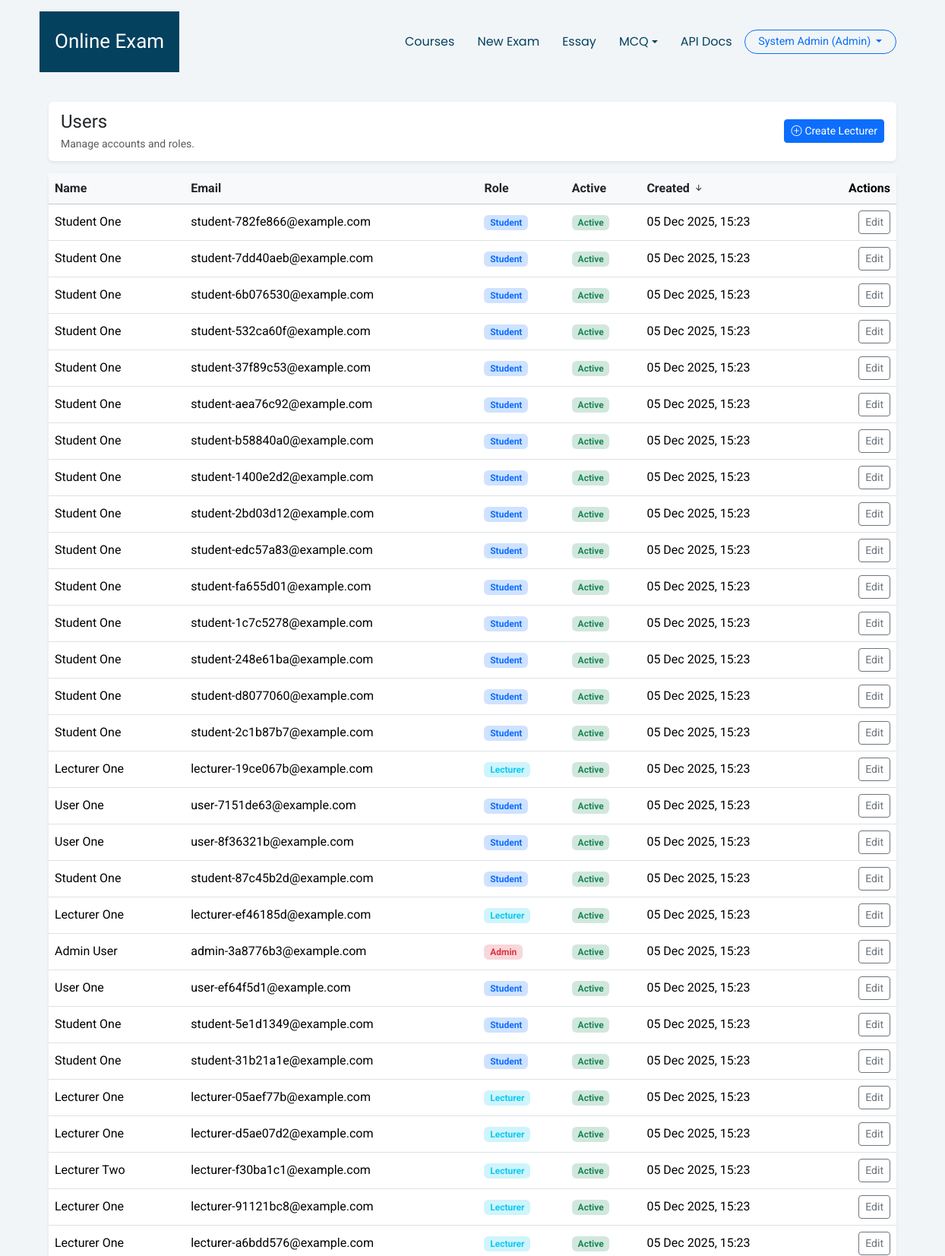
The app's page /admin/users (signed in, upper part) with its own data.
### app/models.py (models this page shows)
class User(SQLModel, table=True):
    __table_args__ = (UniqueConstraint("email", name="uq_user_email"),)
    id: Optional[int] = Field(default=None, primary_key=True)
    name: str
    email: str  # must be unique
    password_hash: str
    role: str = Field(default="student")  # "admin", "lecturer", "student"
    student_id: Optional[int] = Field(default=None, foreign_key="student.id")
    is_active: bool = Field(default=True)
    created_at: datetime = Field(default_factory=datetime.utcnow)
    title: Optional[str] = None  # Dr., Prof., Assoc. Prof., Mr., Ms., Mrs., Ir., Ts.
    staff_id: Optional[str] = None  # Unique staff/employee ID (for lecturers)
    phone: Optional[str] = None  # Contact number
    last_login: Optional[datetime] = None  # Updated after login
    status: str = Field(default="active")  # active, suspended

### app/routers/admin.py (the view)
@router.get("/users")
def list_users(
    request: Request,
    sort: Optional[str] = Query("created"),
    direction: Optional[str] = Query("desc"),
    session: Session = Depends(get_session),
    current_user: User = Depends(require_role(["admin"])),
):
    users = session.exec(select(User)).all()
    key_map = {
        "name": lambda u: u.name or "",
        "email": lambda u: u.email or "",
        "role": lambda u: u.role or "",
        "active": lambda u: (1 if u.is_active else 0, u.name or ""),
        "created": lambda u: u.created_at,
    }
    sort_key = key_map.get(sort or "created", key_map["created"])
    is_desc = (direction or "desc").lower() == "desc"
    users_sorted = sorted(users, key=sort_key, reverse=is_desc)
    context = {
        "request": request,
        "users": users_sorted,
        "sort": sort,
        "direction": "desc" if is_desc else "asc",
        "has_sort": (
            sort not in (None, "", "created") or (direction or "desc").lower() != "desc"
        ),
        "current_user": current_user,
    }
    return templates.TemplateResponse("admin/user_list.html", context)

### app/templates/admin/user_list.html (shortened to what this page needs)
{% extends "base.html" %}
{% block content %}
<div class="container py-4">
  <div class="card border-0 shadow-sm mb-3">
    <div class="card-body d-flex justify-content-between align-items-center flex-wrap gap-3" style="padding-top: 0.75rem; padding-bottom: 0.75rem;">
      <div>
        <h1 class="h4 mb-1">Users</h1>
        <p class="text-muted mb-0 small">Manage accounts and roles.</p>
      </div>
      <div class="d-flex gap-2 flex-wrap justify-content-end">
        <a href="/admin/users/new-lecturer" class="btn btn-primary btn-sm">
          <i class="bi bi-plus-circle me-1"></i>Create Lecturer
        </a>
      </div>
    </div>
  </div>
  <div class="card border-0 shadow-sm">
    <div class="card-body p-0">
      <div class="table-responsive">
        <table class="table align-middle mb-0">
          <thead class="table-light">
            <tr>
              <th scope="col">
                <a href="?sort=name&direction={% if sort == 'name' and direction == 'asc' %}desc{% else %}asc{% endif %}"
                   class="text-decoration-none text-dark">
                  Name
                </a>
              </th>
              <th scope="col">
                <a href="?sort=email&direction={% if sort == 'email' and direction == 'asc' %}desc{% else %}asc{% endif %}"
                   class="text-decoration-none text-dark">
                  Email
                </a>
              </th>
              <th scope="col">
                <a href="?sort=role&direction={% if sort == 'role' and direction == 'asc' %}desc{% else %}asc{% endif %}"
                   class="text-decoration-none text-dark">
                  Role
                </a>
              </th>
              <th scope="col">
                <a href="?sort=active&direction={% if sort == 'active' and direction == 'asc' %}desc{% else %}asc{% endif %}"
                   class="text-decoration-none text-dark">
                  Active
                </a>
              </th>
              <th scope="col">
                <a href="?sort=created&direction={% if sort == 'created' and direction == 'asc' %}desc{% else %}asc{% endif %}"
                   class="text-decoration-none text-dark">
                  Created
                  {% if sort == 'created' %}
                    {% if direction == 'asc' %}
                    <i class="bi bi-arrow-up-short"></i>
                    {% else %}
                    <i class="bi bi-arrow-down-short"></i>
                    {% endif %}
                  {% endif %}
                </a>
              </th>
              <th scope="col" class="text-end">Actions</th>
            </tr>
          </thead>
          <tbody>
            {% for user in users %}
            <tr>
              <td>{{ user.name }}</td>
              <td>{{ user.email }}</td>
              <td>
                {% if user.role == 'admin' %}
                  <span class="badge bg-danger-subtle text-danger">Admin</span>
                {% elif user.role == 'lecturer' %}
                  <span class="badge bg-info-subtle text-info">Lecturer</span>
                {% elif user.role == 'student' %}
                  <span class="badge bg-primary-subtle text-primary">Student</span>
                {% else %}
                  <span class="badge bg-secondary-subtle text-secondary">{{ user.role|title }}</span>
                {% endif %}
              </td>
              <td>
                {% if user.is_active %}
                  <span class="badge bg-success-subtle text-success">Active</span>
                {% else %}
                  <span class="badge bg-danger-subtle text-danger">Suspended</span>
                {% endif %}
              </td>
              <td>{{ user.created_at.strftime("%d %b %Y, %H:%M") }}</td>
              <td class="text-end">
                <a href="/admin/users/{{ user.id }}/edit" class="btn btn-sm btn-outline-secondary">
                  Edit
                </a>
              </td>
            </tr>
            {% endfor %}
          </tbody>
        </table>
      </div>
    </div>
  </div>
</div>
{% endblock %}

### app/templates/base.html (shortened to what this page needs)
<!DOCTYPE html>
<html lang="en">
<head>
  <link href="/static/myschool/assets/vendor/bootstrap/css/bootstrap.min.css" rel="stylesheet">
  <link href="/static/myschool/assets/vendor/bootstrap-icons/bootstrap-icons.css" rel="stylesheet">
  <link href="/static/myschool/assets/vendor/aos/aos.css" rel="stylesheet">
  <link href="/static/myschool/assets/vendor/swiper/swiper-bundle.min.css" rel="stylesheet">
  <link href="/static/myschool/assets/vendor/glightbox/css/glightbox.min.css" rel="stylesheet">
  <link href="/static/myschool/assets/css/main.css" rel="stylesheet">
</head>
<body class="index-page">
  <header id="header" class="header d-flex align-items-center sticky-top">
    <div
      class="header-container container-fluid container-xl position-relative d-flex align-items-center justify-content-end">
      <a href="/" class="logo d-flex align-items-center me-auto">
        <h1 class="sitename">Online Exam</h1>
      </a>
      <nav id="navmenu" class="navmenu">
        <ul>
          {% if current_user and (current_user.role == "lecturer" or current_user.role == "admin") %}
          <li><a href="/courses/">Courses</a></li>
          <li><a href="/exams/new">New Exam</a></li>
          <li><a href="/essay">Essay</a></li>
          <li class="nav-item dropdown">
            <a class="nav-link dropdown-toggle" href="#" id="mcqDropdown" role="button" data-bs-toggle="dropdown" aria-expanded="false">
              MCQ
            </a>
          </li>
          <li><a href="/docs">API Docs</a></li>
          {% endif %}
        </ul>
      </nav>
      <div class="d-flex align-items-center gap-2 ms-3 header-user-dropdown">
        {% if current_user %}
          <div class="dropdown">
            <button class="btn btn-outline-primary btn-sm header-auth-btn dropdown-toggle" type="button" id="userMenu"
              data-bs-toggle="dropdown" aria-expanded="false">
              {{ current_user.name }} ({{ current_user.role|capitalize }})
            </button>
          </div>
        {% else %}
          <a href="/auth/login" class="btn btn-outline-primary btn-sm header-auth-btn">Login</a>
          <a href="/auth/register-student" class="btn btn-primary btn-sm header-auth-btn">Student Register</a>
        {% endif %}
      </div>
    </div>
  </header>
  <main class="main">
    {% block content %}{% endblock %}
  </main>
</body>
</html>

### app/templates/base.html (style rules this page uses)
.header-user-dropdown .dropdown-toggle, .header-auth-btn { border-radius: 999px; padding-inline: 1.1rem; font-size: 0.9rem; }

### records on screen
User: name "System Admin", role "Admin"
User: name "Student One", email "student-782fe866@example.com", role "Student", is_active "Active", created_at "05 Dec 2025, 15:23"
User: name "Student One", email "student-7dd40aeb@example.com", role "Student", is_active "Active", created_at "05 Dec 2025, 15:23"
User: name "Student One", email "student-6b076530@example.com", role "Student", is_active "Active", created_at "05 Dec 2025, 15:23"
User: name "Student One", email "student-532ca60f@example.com", role "Student", is_active "Active", created_at "05 Dec 2025, 15:23"
User: name "Student One", email "student-37f89c53@example.com", role "Student", is_active "Active", created_at "05 Dec 2025, 15:23"
User: name "Student One", email "student-aea76c92@example.com", role "Student", is_active "Active", created_at "05 Dec 2025, 15:23"
User: name "Student One", email "student-b58840a0@example.com", role "Student", is_active "Active", created_at "05 Dec 2025, 15:23"
User: name "Student One", email "student-1400e2d2@example.com", role "Student", is_active "Active", created_at "05 Dec 2025, 15:23"
User: name "Student One", email "student-2bd03d12@example.com", role "Student", is_active "Active", created_at "05 Dec 2025, 15:23"
User: name "Student One", email "student-edc57a83@example.com", role "Student", is_active "Active", created_at "05 Dec 2025, 15:23"
User: name "Student One", email "student-fa655d01@example.com", role "Student", is_active "Active", created_at "05 Dec 2025, 15:23"
User: name "Student One", email "student-1c7c5278@example.com", role "Student", is_active "Active", created_at "05 Dec 2025, 15:23"
User: name "Student One", email "student-248e61ba@example.com", role "Student", is_active "Active", created_at "05 Dec 2025, 15:23"
User: name "Student One", email "student-d8077060@example.com", role "Student", is_active "Active", created_at "05 Dec 2025, 15:23"
User: name "Student One", email "student-2c1b87b7@example.com", role "Student", is_active "Active", created_at "05 Dec 2025, 15:23"
User: name "Lecturer One", email "lecturer-19ce067b@example.com", role "Lecturer", is_active "Active", created_at "05 Dec 2025, 15:23"
User: name "User One", email "user-7151de63@example.com", role "Student", is_active "Active", created_at "05 Dec 2025, 15:23"
User: name "User One", email "user-8f36321b@example.com", role "Student", is_active "Active", created_at "05 Dec 2025, 15:23"
User: name "Student One", email "student-87c45b2d@example.com", role "Student", is_active "Active", created_at "05 Dec 2025, 15:23"
User: name "Lecturer One", email "lecturer-ef46185d@example.com", role "Lecturer", is_active "Active", created_at "05 Dec 2025, 15:23"
User: name "Admin User", email "admin-3a8776b3@example.com", role "Admin", is_active "Active", created_at "05 Dec 2025, 15:23"
User: name "User One", email "user-ef64f5d1@example.com", role "Student", is_active "Active", created_at "05 Dec 2025, 15:23"
User: name "Student One", email "student-5e1d1349@example.com", role "Student", is_active "Active", created_at "05 Dec 2025, 15:23"
User: name "Student One", email "student-31b21a1e@example.com", role "Student", is_active "Active", created_at "05 Dec 2025, 15:23"
User: name "Lecturer One", email "lecturer-05aef77b@example.com", role "Lecturer", is_active "Active", created_at "05 Dec 2025, 15:23"
User: name "Lecturer One", email "lecturer-d5ae07d2@example.com", role "Lecturer", is_active "Active", created_at "05 Dec 2025, 15:23"
User: name "Lecturer Two", email "lecturer-f30ba1c1@example.com", role "Lecturer", is_active "Active", created_at "05 Dec 2025, 15:23"
User: name "Lecturer One", email "lecturer-91121bc8@example.com", role "Lecturer", is_active "Active", created_at "05 Dec 2025, 15:23"
User: name "Lecturer One", email "lecturer-a6bdd576@example.com", role "Lecturer", is_active "Active", created_at "05 Dec 2025, 15:23"
